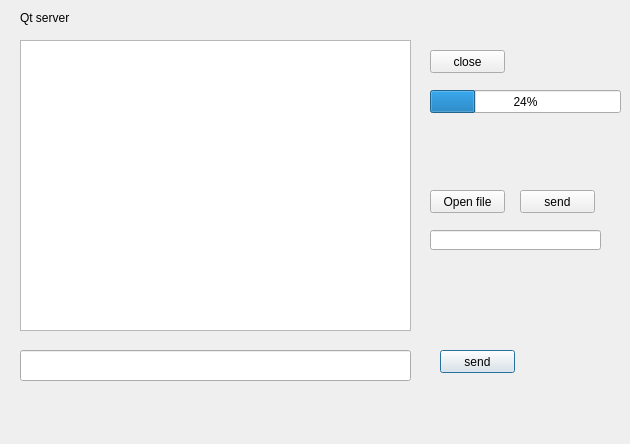
<?xml version="1.0" encoding="UTF-8"?>
<ui version="4.0">
 <class>Qtserver</class>
 <widget class="QDialog" name="Qtserver">
  <property name="geometry">
   <rect>
    <x>0</x>
    <y>0</y>
    <width>630</width>
    <height>444</height>
   </rect>
  </property>
  <property name="windowTitle">
   <string>Dialog</string>
  </property>
  <widget class="QTextEdit" name="textEdit">
   <property name="geometry">
    <rect>
     <x>20</x>
     <y>40</y>
     <width>391</width>
     <height>291</height>
    </rect>
   </property>
  </widget>
  <widget class="QLineEdit" name="lineEdit">
   <property name="geometry">
    <rect>
     <x>20</x>
     <y>350</y>
     <width>391</width>
     <height>31</height>
    </rect>
   </property>
  </widget>
  <widget class="QLineEdit" name="lineEdit_2">
   <property name="geometry">
    <rect>
     <x>430</x>
     <y>230</y>
     <width>171</width>
     <height>20</height>
    </rect>
   </property>
  </widget>
  <widget class="QProgressBar" name="progressBar">
   <property name="geometry">
    <rect>
     <x>430</x>
     <y>90</y>
     <width>191</width>
     <height>23</height>
    </rect>
   </property>
   <property name="value">
    <number>24</number>
   </property>
  </widget>
  <widget class="QPushButton" name="pushButton">
   <property name="geometry">
    <rect>
     <x>440</x>
     <y>350</y>
     <width>75</width>
     <height>23</height>
    </rect>
   </property>
   <property name="text">
    <string>send</string>
   </property>
  </widget>
  <widget class="QPushButton" name="pushButton_2">
   <property name="geometry">
    <rect>
     <x>430</x>
     <y>190</y>
     <width>75</width>
     <height>23</height>
    </rect>
   </property>
   <property name="text">
    <string>Open file</string>
   </property>
  </widget>
  <widget class="QPushButton" name="pushButton_3">
   <property name="geometry">
    <rect>
     <x>520</x>
     <y>190</y>
     <width>75</width>
     <height>23</height>
    </rect>
   </property>
   <property name="text">
    <string>send</string>
   </property>
  </widget>
  <widget class="QPushButton" name="pushButton_4">
   <property name="geometry">
    <rect>
     <x>430</x>
     <y>50</y>
     <width>75</width>
     <height>23</height>
    </rect>
   </property>
   <property name="text">
    <string>close</string>
   </property>
  </widget>
  <widget class="QLabel" name="label">
   <property name="geometry">
    <rect>
     <x>20</x>
     <y>10</y>
     <width>81</width>
     <height>16</height>
    </rect>
   </property>
   <property name="text">
    <string>Qt server</string>
   </property>
  </widget>
 </widget>
 <resources/>
 <connections/>
</ui>
